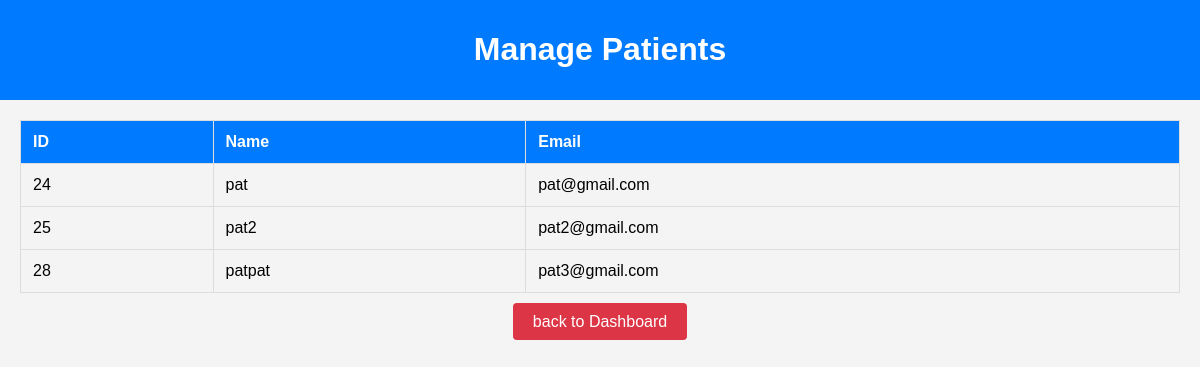
Before: /doctor/manage_patients.php (signed in) with the older database file.
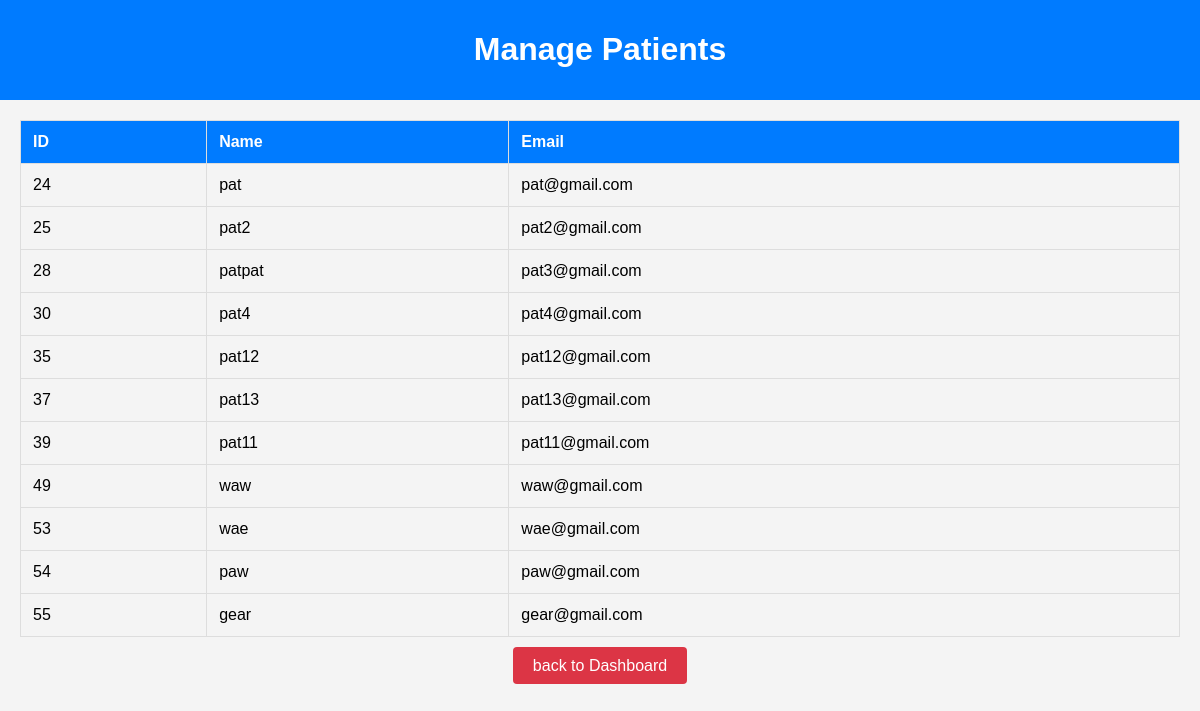
After: the same page with the newer database file.
### tables this page shows
CREATE TABLE `users` (
  `id` int(11) NOT NULL,
  `name` varchar(255) NOT NULL,
  `email` varchar(255) NOT NULL,
  `password` varchar(255) NOT NULL,
  `user_type` enum('admin','doctor','patient') NOT NULL,
  `created_at` timestamp NOT NULL DEFAULT current_timestamp(),
  `updated_at` timestamp NOT NULL DEFAULT current_timestamp() ON UPDATE current_timestamp(),
  `image` varchar(255) DEFAULT 'default_images/default.jpg',
  `address` varchar(255) DEFAULT NULL
);

### doctor/manage_patients.php (the view, shortened to what this page needs)
<?php
include '../db.php';
$stmt = $pdo->prepare("SELECT id, name, email FROM users WHERE user_type = 'patient'");
$stmt->execute();
$patients = $stmt->fetchAll();
?>
<!DOCTYPE html>
<html lang="en">
<head>
</head>
<body>
<div class="navbar">
    <h1>Manage Patients</h1>
</div>
<div class="container">
    <table>
        <thead>
            <tr>
                <th>ID</th>
                <th>Name</th>
                <th>Email</th>
            </tr>
        </thead>
        <tbody>
            <?php foreach ($patients as $patient): ?>
                <tr>
                    <td><?php echo htmlspecialchars($patient['id']); ?></td>
                    <td><?php echo htmlspecialchars($patient['name']); ?></td>
                    <td><?php echo htmlspecialchars($patient['email']); ?></td>
                </tr>
            <?php endforeach; ?>
        </tbody>
    </table>
    <div class="logout">
        <a href="doctor_dashboard.php">back to Dashboard</a>
    </div>
</div>
</body>
</html>

### doctor/manage_patients.php (style rules this page uses)
body { font-family: Arial, sans-serif; background-color: #f4f4f4; margin: 0; padding: 0; }
.navbar { background-color: #007bff; padding: 10px; color: white; text-align: center; }
.container { padding: 20px; max-width: 1200px; margin: 0 auto; }
table { width: 100%; border-collapse: collapse; margin-bottom: 20px; }
table, th, td { border: 1px solid #ddd; }
th, td { padding: 12px; text-align: left; }
th { background-color: #007bff; color: white; }
.logout { display: block; text-align: center; margin-top: 20px; }
.logout a { background-color: #dc3545; color: white; padding: 10px 20px; border-radius: 4px; text-decoration: none; }

Changed rows visible on the page:
added users: id "30", name "pat4", email "pat4@gmail.com"
added users: id "35", name "pat12", email "pat12@gmail.com"
added users: id "37", name "pat13", email "pat13@gmail.com"
added users: id "39", name "pat11", email "pat11@gmail.com"
added users: id "49", name "waw", email "waw@gmail.com"
added users: id "53", name "wae", email "wae@gmail.com"
added users: id "54", name "paw", email "paw@gmail.com"
added users: id "55", name "gear", email "gear@gmail.com"
